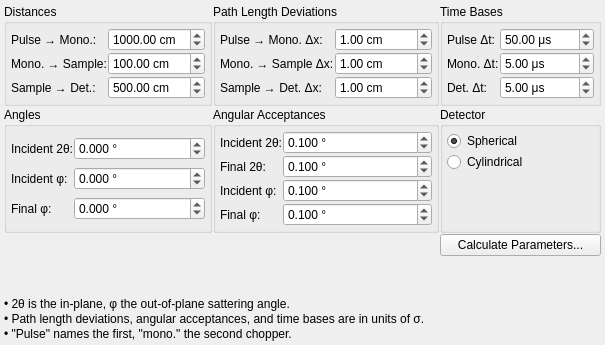
     <widget class="QWidget" name="tabViol">
      <attribute name="title">
       <string>TOF</string>
      </attribute>
      <layout class="QGridLayout" name="gridLayout_14">
       <property name="margin">
        <number>4</number>
       </property>
       <property name="spacing">
        <number>1</number>
       </property>
       <item row="0" column="2">
        <widget class="QGroupBox" name="groupBox_22">
         <property name="title">
          <string>Time Bases</string>
         </property>
         <layout class="QGridLayout" name="gridLayout_26">
          <property name="margin">
           <number>4</number>
          </property>
          <property name="spacing">
           <number>1</number>
          </property>
          <item row="0" column="0">
           <widget class="QLabel" name="label_72">
            <property name="sizePolicy">
             <sizepolicy hsizetype="Fixed" vsizetype="Preferred">
              <horstretch>0</horstretch>
              <verstretch>0</verstretch>
             </sizepolicy>
            </property>
            <property name="text">
             <string>Pulse Δt:</string>
            </property>
           </widget>
          </item>
          <item row="0" column="1">
           <widget class="QDoubleSpinBox" name="spinTofPulseSig">
            <property name="toolTip">
             <string>Calculate from chopper frequency.</string>
            </property>
            <property name="prefix">
             <string/>
            </property>
            <property name="suffix">
             <string> μs</string>
            </property>
            <property name="decimals">
             <number>2</number>
            </property>
            <property name="maximum">
             <double>99999.000000000000000</double>
            </property>
            <property name="singleStep">
             <double>0.100000000000000</double>
            </property>
            <property name="value">
             <double>50.000000000000000</double>
            </property>
           </widget>
          </item>
          <item row="1" column="0">
           <widget class="QLabel" name="label_73">
            <property name="sizePolicy">
             <sizepolicy hsizetype="Fixed" vsizetype="Preferred">
              <horstretch>0</horstretch>
              <verstretch>0</verstretch>
             </sizepolicy>
            </property>
            <property name="text">
             <string>Mono. Δt:</string>
            </property>
           </widget>
          </item>
          <item row="1" column="1">
           <widget class="QDoubleSpinBox" name="spinTofMonoSig">
            <property name="toolTip">
             <string>Calculate from chopper frequency.</string>
            </property>
            <property name="prefix">
             <string/>
            </property>
            <property name="suffix">
             <string> μs</string>
            </property>
            <property name="decimals">
             <number>2</number>
            </property>
            <property name="maximum">
             <double>99999.000000000000000</double>
            </property>
            <property name="singleStep">
             <double>0.100000000000000</double>
            </property>
            <property name="value">
             <double>5.000000000000000</double>
            </property>
           </widget>
          </item>
          <item row="2" column="0">
           <widget class="QLabel" name="label_74">
            <property name="sizePolicy">
             <sizepolicy hsizetype="Fixed" vsizetype="Preferred">
              <horstretch>0</horstretch>
              <verstretch>0</verstretch>
             </sizepolicy>
            </property>
            <property name="text">
             <string>Det. Δt:</string>
            </property>
           </widget>
          </item>
          <item row="2" column="1">
           <widget class="QDoubleSpinBox" name="spinTofDetSig">
            <property name="toolTip">
             <string>Calculate from detector time resolution.</string>
            </property>
            <property name="prefix">
             <string/>
            </property>
            <property name="suffix">
             <string> μs</string>
            </property>
            <property name="decimals">
             <number>2</number>
            </property>
            <property name="maximum">
             <double>99999.000000000000000</double>
            </property>
            <property name="singleStep">
             <double>0.100000000000000</double>
            </property>
            <property name="value">
             <double>5.000000000000000</double>
            </property>
           </widget>
          </item>
         </layout>
        </widget>
       </item>
       <item row="4" column="0" colspan="3">
        <widget class="QLabel" name="label_11">
         <property name="text">
          <string>• 2θ is the in-plane, φ the out-of-plane sattering angle.</string>
         </property>
        </widget>
       </item>
       <item row="0" column="0">
        <widget class="QGroupBox" name="groupBox_20">
         <property name="title">
          <string>Distances</string>
         </property>
         <layout class="QGridLayout" name="gridLayout_22">
          <property name="margin">
           <number>4</number>
          </property>
          <property name="spacing">
           <number>1</number>
          </property>
          <item row="0" column="0">
           <widget class="QLabel" name="label_66">
            <property name="sizePolicy">
             <sizepolicy hsizetype="Fixed" vsizetype="Preferred">
              <horstretch>0</horstretch>
              <verstretch>0</verstretch>
             </sizepolicy>
            </property>
            <property name="text">
             <string>Pulse → Mono.:</string>
            </property>
           </widget>
          </item>
          <item row="0" column="1">
           <widget class="QDoubleSpinBox" name="spinDistTofPulseMono">
            <property name="suffix">
             <string> cm</string>
            </property>
            <property name="decimals">
             <number>2</number>
            </property>
            <property name="maximum">
             <double>99999.000000000000000</double>
            </property>
            <property name="singleStep">
             <double>1.000000000000000</double>
            </property>
            <property name="value">
             <double>1000.000000000000000</double>
            </property>
           </widget>
          </item>
          <item row="1" column="0">
           <widget class="QLabel" name="label_67">
            <property name="sizePolicy">
             <sizepolicy hsizetype="Fixed" vsizetype="Preferred">
              <horstretch>0</horstretch>
              <verstretch>0</verstretch>
             </sizepolicy>
            </property>
            <property name="text">
             <string>Mono. → Sample:</string>
            </property>
           </widget>
          </item>
          <item row="1" column="1">
           <widget class="QDoubleSpinBox" name="spinDistTofMonoSample">
            <property name="suffix">
             <string> cm</string>
            </property>
            <property name="decimals">
             <number>2</number>
            </property>
            <property name="maximum">
             <double>99999.000000000000000</double>
            </property>
            <property name="singleStep">
             <double>1.000000000000000</double>
            </property>
            <property name="value">
             <double>100.000000000000000</double>
            </property>
           </widget>
          </item>
          <item row="2" column="0">
           <widget class="QLabel" name="label_68">
            <property name="sizePolicy">
             <sizepolicy hsizetype="Fixed" vsizetype="Preferred">
              <horstretch>0</horstretch>
              <verstretch>0</verstretch>
             </sizepolicy>
            </property>
            <property name="text">
             <string>Sample → Det.:</string>
            </property>
           </widget>
          </item>
          <item row="2" column="1">
           <widget class="QDoubleSpinBox" name="spinDistTofSampleDet">
            <property name="suffix">
             <string> cm</string>
            </property>
            <property name="decimals">
             <number>2</number>
            </property>
            <property name="maximum">
             <double>99999.000000000000000</double>
            </property>
            <property name="singleStep">
             <double>1.000000000000000</double>
            </property>
            <property name="value">
             <double>500.000000000000000</double>
            </property>
           </widget>
          </item>
         </layout>
        </widget>
       </item>
       <item row="0" column="1">
        <widget class="QGroupBox" name="groupBox_21">
         <property name="title">
          <string>Path Length Deviations</string>
         </property>
         <layout class="QGridLayout" name="gridLayout_25">
          <property name="margin">
           <number>4</number>
          </property>
          <property name="spacing">
           <number>1</number>
          </property>
          <item row="0" column="0">
           <widget class="QLabel" name="label_69">
            <property name="text">
             <string>Pulse → Mono. Δx:</string>
            </property>
           </widget>
          </item>
          <item row="0" column="1">
           <widget class="QDoubleSpinBox" name="spinDistTofPulseMonoSig">
            <property name="suffix">
             <string> cm</string>
            </property>
            <property name="decimals">
             <number>2</number>
            </property>
            <property name="maximum">
             <double>99999.000000000000000</double>
            </property>
            <property name="singleStep">
             <double>0.100000000000000</double>
            </property>
            <property name="value">
             <double>1.000000000000000</double>
            </property>
           </widget>
          </item>
          <item row="1" column="0">
           <widget class="QLabel" name="label_70">
            <property name="text">
             <string>Mono. → Sample Δx:</string>
            </property>
           </widget>
          </item>
          <item row="1" column="1">
           <widget class="QDoubleSpinBox" name="spinDistTofMonoSampleSig">
            <property name="suffix">
             <string> cm</string>
            </property>
            <property name="decimals">
             <number>2</number>
            </property>
            <property name="maximum">
             <double>99999.000000000000000</double>
            </property>
            <property name="singleStep">
             <double>0.100000000000000</double>
            </property>
            <property name="value">
             <double>1.000000000000000</double>
            </property>
           </widget>
          </item>
          <item row="2" column="0">
           <widget class="QLabel" name="label_71">
            <property name="text">
             <string>Sample → Det. Δx:</string>
            </property>
           </widget>
          </item>
          <item row="2" column="1">
           <widget class="QDoubleSpinBox" name="spinDistTofSampleDetSig">
            <property name="suffix">
             <string> cm</string>
            </property>
            <property name="decimals">
             <number>2</number>
            </property>
            <property name="maximum">
             <double>99999.000000000000000</double>
            </property>
            <property name="singleStep">
             <double>0.100000000000000</double>
            </property>
            <property name="value">
             <double>1.000000000000000</double>
            </property>
           </widget>
          </item>
         </layout>
        </widget>
       </item>
       <item row="1" column="0">
        <widget class="QGroupBox" name="groupBox_23">
         <property name="title">
          <string>Angles</string>
         </property>
         <layout class="QGridLayout" name="gridLayout_23">
          <property name="margin">
           <number>4</number>
          </property>
          <property name="spacing">
           <number>1</number>
          </property>
          <item row="0" column="0">
           <widget class="QLabel" name="label_75">
            <property name="sizePolicy">
             <sizepolicy hsizetype="Fixed" vsizetype="Preferred">
              <horstretch>0</horstretch>
              <verstretch>0</verstretch>
             </sizepolicy>
            </property>
            <property name="text">
             <string>Incident 2θ:</string>
            </property>
           </widget>
          </item>
          <item row="0" column="1">
           <widget class="QDoubleSpinBox" name="spinTof2thI">
            <property name="prefix">
             <string/>
            </property>
            <property name="suffix">
             <string> °</string>
            </property>
            <property name="decimals">
             <number>3</number>
            </property>
            <property name="minimum">
             <double>-360.000000000000000</double>
            </property>
            <property name="maximum">
             <double>360.000000000000000</double>
            </property>
            <property name="singleStep">
             <double>0.100000000000000</double>
            </property>
            <property name="value">
             <double>0.000000000000000</double>
            </property>
           </widget>
          </item>
          <item row="1" column="0">
           <widget class="QLabel" name="label_76">
            <property name="sizePolicy">
             <sizepolicy hsizetype="Fixed" vsizetype="Preferred">
              <horstretch>0</horstretch>
              <verstretch>0</verstretch>
             </sizepolicy>
            </property>
            <property name="text">
             <string>Incident φ:</string>
            </property>
           </widget>
          </item>
          <item row="1" column="1">
           <widget class="QDoubleSpinBox" name="spinTofphI">
            <property name="prefix">
             <string/>
            </property>
            <property name="suffix">
             <string> °</string>
            </property>
            <property name="decimals">
             <number>3</number>
            </property>
            <property name="minimum">
             <double>-360.000000000000000</double>
            </property>
            <property name="maximum">
             <double>360.000000000000000</double>
            </property>
            <property name="singleStep">
             <double>0.100000000000000</double>
            </property>
            <property name="value">
             <double>0.000000000000000</double>
            </property>
           </widget>
          </item>
          <item row="2" column="0">
           <widget class="QLabel" name="label_77">
            <property name="sizePolicy">
             <sizepolicy hsizetype="Fixed" vsizetype="Preferred">
              <horstretch>0</horstretch>
              <verstretch>0</verstretch>
             </sizepolicy>
            </property>
            <property name="text">
             <string>Final φ:</string>
            </property>
           </widget>
          </item>
          <item row="2" column="1">
           <widget class="QDoubleSpinBox" name="spinTofphF">
            <property name="prefix">
             <string/>
            </property>
            <property name="suffix">
             <string> °</string>
            </property>
            <property name="decimals">
             <number>3</number>
            </property>
            <property name="minimum">
             <double>-360.000000000000000</double>
            </property>
            <property name="maximum">
             <double>360.000000000000000</double>
            </property>
            <property name="singleStep">
             <double>0.100000000000000</double>
            </property>
            <property name="value">
             <double>0.000000000000000</double>
            </property>
           </widget>
          </item>
         </layout>
        </widget>
       </item>
       <item row="1" column="1">
        <widget class="QGroupBox" name="groupBox_24">
         <property name="toolTip">
          <string>Calculate either from collimation or from critical reflection angle of the guide.</string>
         </property>
         <property name="title">
          <string>Angular Acceptances</string>
         </property>
         <layout class="QGridLayout" name="gridLayout_24">
          <property name="margin">
           <number>4</number>
          </property>
          <property name="spacing">
           <number>1</number>
          </property>
          <item row="0" column="0">
           <widget class="QLabel" name="label_78">
            <property name="sizePolicy">
             <sizepolicy hsizetype="Fixed" vsizetype="Preferred">
              <horstretch>0</horstretch>
              <verstretch>0</verstretch>
             </sizepolicy>
            </property>
            <property name="text">
             <string>Incident 2θ:</string>
            </property>
           </widget>
          </item>
          <item row="0" column="1">
           <widget class="QDoubleSpinBox" name="spinTof2thISig">
            <property name="prefix">
             <string/>
            </property>
            <property name="suffix">
             <string> °</string>
            </property>
            <property name="decimals">
             <number>3</number>
            </property>
            <property name="maximum">
             <double>360.000000000000000</double>
            </property>
            <property name="singleStep">
             <double>0.010000000000000</double>
            </property>
            <property name="value">
             <double>0.100000000000000</double>
            </property>
           </widget>
          </item>
          <item row="1" column="0">
           <widget class="QLabel" name="label_81">
            <property name="sizePolicy">
             <sizepolicy hsizetype="Fixed" vsizetype="Preferred">
              <horstretch>0</horstretch>
              <verstretch>0</verstretch>
             </sizepolicy>
            </property>
            <property name="text">
             <string>Final 2θ:</string>
            </property>
           </widget>
          </item>
          <item row="1" column="1">
           <widget class="QDoubleSpinBox" name="spinTof2thFSig">
            <property name="prefix">
             <string/>
            </property>
            <property name="suffix">
             <string> °</string>
            </property>
            <property name="decimals">
             <number>3</number>
            </property>
            <property name="maximum">
             <double>360.000000000000000</double>
            </property>
            <property name="singleStep">
             <double>0.010000000000000</double>
            </property>
            <property name="value">
             <double>0.100000000000000</double>
            </property>
           </widget>
          </item>
          <item row="2" column="0">
           <widget class="QLabel" name="label_79">
            <property name="sizePolicy">
             <sizepolicy hsizetype="Fixed" vsizetype="Preferred">
              <horstretch>0</horstretch>
              <verstretch>0</verstretch>
             </sizepolicy>
            </property>
            <property name="text">
             <string>Incident φ:</string>
            </property>
           </widget>
          </item>
          <item row="2" column="1">
           <widget class="QDoubleSpinBox" name="spinTofphISig">
            <property name="prefix">
             <string/>
            </property>
            <property name="suffix">
             <string> °</string>
            </property>
            <property name="decimals">
             <number>3</number>
            </property>
            <property name="maximum">
             <double>360.000000000000000</double>
            </property>
            <property name="singleStep">
             <double>0.010000000000000</double>
            </property>
            <property name="value">
             <double>0.100000000000000</double>
            </property>
           </widget>
          </item>
          <item row="3" column="0">
           <widget class="QLabel" name="label_80">
            <property name="sizePolicy">
             <sizepolicy hsizetype="Fixed" vsizetype="Preferred">
              <horstretch>0</horstretch>
              <verstretch>0</verstretch>
             </sizepolicy>
            </property>
            <property name="text">
             <string>Final φ:</string>
            </property>
           </widget>
          </item>
          <item row="3" column="1">
           <widget class="QDoubleSpinBox" name="spinTofphFSig">
            <property name="prefix">
             <string/>
            </property>
            <property name="suffix">
             <string> °</string>
            </property>
            <property name="decimals">
             <number>3</number>
            </property>
            <property name="maximum">
             <double>360.000000000000000</double>
            </property>
            <property name="singleStep">
             <double>0.010000000000000</double>
            </property>
            <property name="value">
             <double>0.100000000000000</double>
            </property>
           </widget>
          </item>
         </layout>
        </widget>
       </item>
       <item row="5" column="0" colspan="3">
        <widget class="QLabel" name="label_12">
         <property name="text">
          <string>• Path length deviations, angular acceptances, and time bases are in units of σ.</string>
         </property>
        </widget>
       </item>
       <item row="6" column="0" colspan="3">
        <widget class="QLabel" name="label_13">
         <property name="text">
          <string>• &quot;Pulse&quot; names the first, &quot;mono.&quot; the second chopper.</string>
         </property>
        </widget>
       </item>
       <item row="1" column="2">
        <widget class="QGroupBox" name="groupBox_25">
         <property name="title">
          <string>Detector</string>
         </property>
         <layout class="QGridLayout" name="gridLayout_15">
          <property name="margin">
           <number>4</number>
          </property>
          <property name="spacing">
           <number>1</number>
          </property>
          <item row="2" column="0">
           <spacer name="verticalSpacer_4">
            <property name="orientation">
             <enum>Qt::Vertical</enum>
            </property>
            <property name="sizeHint" stdset="0">
             <size>
              <width>20</width>
              <height>40</height>
             </size>
            </property>
           </spacer>
          </item>
          <item row="1" column="0">
           <widget class="QRadioButton" name="radioTofDetCyl">
            <property name="text">
             <string>Cylindrical</string>
            </property>
           </widget>
          </item>
          <item row="0" column="0">
           <widget class="QRadioButton" name="radioTofDetSph">
            <property name="text">
             <string>Spherical</string>
            </property>
            <property name="checked">
             <bool>true</bool>
            </property>
           </widget>
          </item>
         </layout>
        </widget>
       </item>
       <item row="2" column="2">
        <widget class="QPushButton" name="btnTOFCalc">
         <property name="text">
          <string>Calculate Parameters...</string>
         </property>
        </widget>
       </item>
       <item row="3" column="0" colspan="3">
        <spacer name="verticalSpacer_2">
         <property name="orientation">
          <enum>Qt::Vertical</enum>
         </property>
         <property name="sizeHint" stdset="0">
          <size>
           <width>20</width>
           <height>40</height>
          </size>
         </property>
        </spacer>
       </item>
      </layout>
     </widget>
